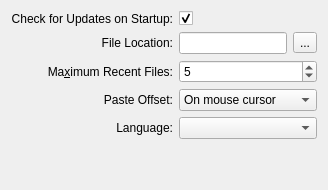
     <widget class="QWidget" name="tab">
      <attribute name="title">
       <string>Application</string>
      </attribute>
      <layout class="QGridLayout" name="gridLayout_4">
       <item row="0" column="1">
        <widget class="QCheckBox" name="checkForUpdates">
         <property name="text">
          <string/>
         </property>
         <property name="checked">
          <bool>true</bool>
         </property>
        </widget>
       </item>
       <item row="1" column="1" colspan="2">
        <layout class="QHBoxLayout" name="horizontalLayout">
         <item>
          <widget class="QLineEdit" name="fileLocation"/>
         </item>
         <item>
          <widget class="QToolButton" name="folderSelector">
           <property name="text">
            <string>...</string>
           </property>
          </widget>
         </item>
        </layout>
       </item>
       <item row="2" column="1" colspan="2">
        <widget class="QSpinBox" name="maxRecentFiles">
         <property name="minimum">
          <number>1</number>
         </property>
         <property name="maximum">
          <number>50</number>
         </property>
         <property name="value">
          <number>5</number>
         </property>
        </widget>
       </item>
       <item row="4" column="0">
        <widget class="QLabel" name="label_40">
         <property name="text">
          <string>Language:</string>
         </property>
         <property name="alignment">
          <set>Qt::AlignRight|Qt::AlignTrailing|Qt::AlignVCenter</set>
         </property>
         <property name="buddy">
          <cstring>uiLanguage</cstring>
         </property>
        </widget>
       </item>
       <item row="4" column="1" colspan="2">
        <widget class="QComboBox" name="uiLanguage"/>
       </item>
       <item row="5" column="0" colspan="2">
        <spacer name="verticalSpacer">
         <property name="orientation">
          <enum>Qt::Vertical</enum>
         </property>
         <property name="sizeHint" stdset="0">
          <size>
           <width>20</width>
           <height>40</height>
          </size>
         </property>
        </spacer>
       </item>
       <item row="2" column="0">
        <widget class="QLabel" name="label_2">
         <property name="text">
          <string>Ma&amp;ximum Recent Files:</string>
         </property>
         <property name="alignment">
          <set>Qt::AlignRight|Qt::AlignTrailing|Qt::AlignVCenter</set>
         </property>
         <property name="buddy">
          <cstring>maxRecentFiles</cstring>
         </property>
        </widget>
       </item>
       <item row="1" column="0">
        <widget class="QLabel" name="label">
         <property name="text">
          <string>File Location:</string>
         </property>
         <property name="alignment">
          <set>Qt::AlignRight|Qt::AlignTrailing|Qt::AlignVCenter</set>
         </property>
         <property name="buddy">
          <cstring>fileLocation</cstring>
         </property>
        </widget>
       </item>
       <item row="0" column="0">
        <widget class="QLabel" name="label_26">
         <property name="text">
          <string>Check for Updates on Startup:</string>
         </property>
         <property name="alignment">
          <set>Qt::AlignRight|Qt::AlignTrailing|Qt::AlignVCenter</set>
         </property>
         <property name="buddy">
          <cstring>checkForUpdates</cstring>
         </property>
        </widget>
       </item>
       <item row="3" column="0">
        <widget class="QLabel" name="label_27">
         <property name="toolTip">
          <string>Offset the pasted selection from the original location</string>
         </property>
         <property name="text">
          <string>Paste Offset:</string>
         </property>
         <property name="alignment">
          <set>Qt::AlignRight|Qt::AlignTrailing|Qt::AlignVCenter</set>
         </property>
         <property name="buddy">
          <cstring>pasteOffset</cstring>
         </property>
        </widget>
       </item>
       <item row="3" column="1" colspan="2">
        <widget class="QComboBox" name="pasteOffset">
         <property name="currentIndex">
          <number>0</number>
         </property>
         <item>
          <property name="text">
           <string>On mouse cursor</string>
          </property>
         </item>
         <item>
          <property name="text">
           <string>None</string>
          </property>
         </item>
         <item>
          <property name="text">
           <string>Up and Right</string>
          </property>
         </item>
         <item>
          <property name="text">
           <string>Up and Left</string>
          </property>
         </item>
         <item>
          <property name="text">
           <string>Down and Right</string>
          </property>
         </item>
         <item>
          <property name="text">
           <string>Down and Left</string>
          </property>
         </item>
        </widget>
       </item>
      </layout>
     </widget>
